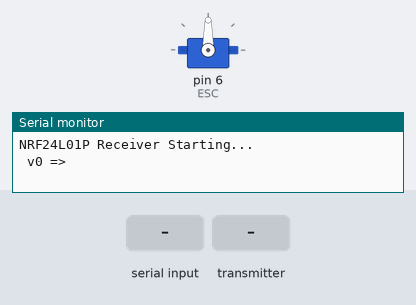
Recording of a sketch running on a simulated Arduino Uno, built with avr-gcc and run on an emulated ATmega328P. On the bench: servo, the last lines printed to the serial monitor. The test bench sets the inputs (shaded band). No radio packets arrive unless stated.

Above: at 0.9 s.
1.0 s: "90,45\n" received over Serial
At 2.0 s:
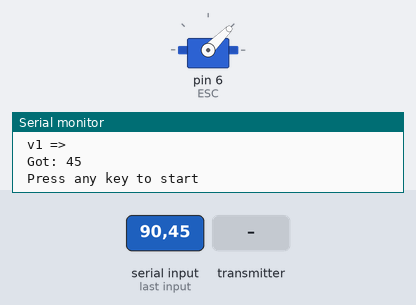
2.5 s: the transmitter starts sending i32_0 = 0
At 3.0 s:
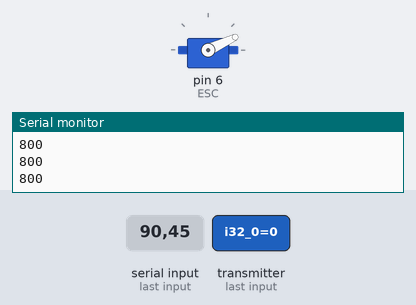
4.0 s: the transmitter starts sending j_ly = 0
At 5.2 s:
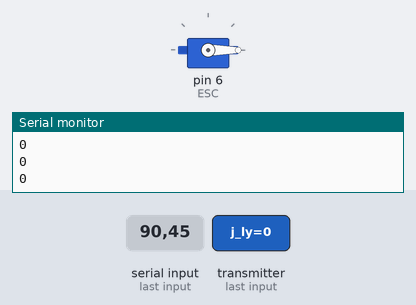
5.5 s: the transmitter starts sending j_ly = 256
At 6.4 s:
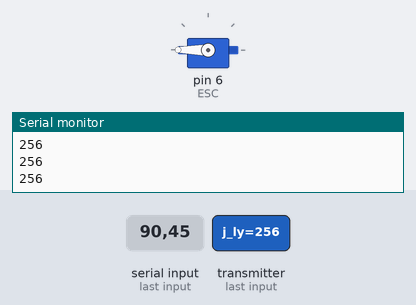
7.0 s: the transmitter starts sending j_ly = 512
At 7.5 s:
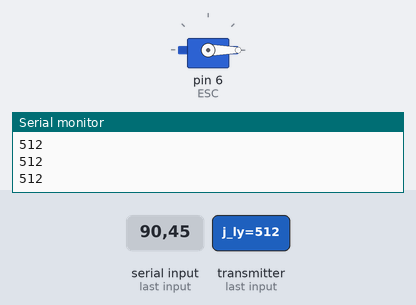
Timing chart, 0 to 9.5 s (numbered marks = the images above; inputs shaded):
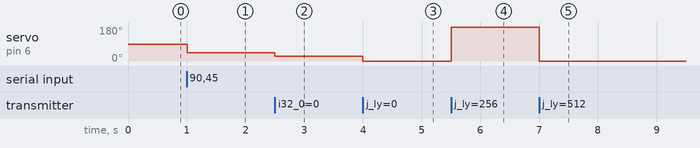

Measured:
- after the input at 1.0 s, servo on pin 6 (ESC): 90° → 45° at once
- after the input at 2.5 s, servo on pin 6 (ESC): 45° → 25° at once
- after the input at 4.0 s, servo on pin 6 (ESC): 25° → 0° at once
- after the input at 5.5 s, servo on pin 6 (ESC): 0° → 180° at once
- after the input at 7.0 s, servo on pin 6 (ESC): 180° → 0° at once

The sketch:

Receiver.ino
```cpp
// Load up the libraries
#include <SPI.h>
#include <RF24.h>
#include <nRF24L01.h>
#include <printf.h>
#include <Servo.h>

#include "Receiver.h"
// #include "ESC.h"

// define the pins
#define CE_PIN 9
#define CSN_PIN 10

// Create a Radio
RF24 radio(CE_PIN, CSN_PIN);

// The tx/rx address
const uint64_t pipe = 0xE8E8F0F0E1LL; // Define the transmit pipe
// const byte address[6] = "00001";
const byte address[5] = {'R','x','A','A','A'};

Data_Package data; //Create a variable with the above structure

Servo ESC;

unsigned long lastReceiveTime = 0;
unsigned long currentTime = 0;

uint8_t radioParamsInited = 0;

/*
  Check the reading and writing pipe addresses.
  First, the default is 0xE7E7E7E7E7 for pipe 0 (RX_ADDR_P0) and 0xC2C2C2C2C2 for pipe 1
  (RX_ADDR_P1), see the data sheet.
  Check that the transmitter (TX) address is the same as the
  receiver (RX) pipe address.
*/

int8_t _speed = 0;

// ESC myESC (6, 1000, 2000, 500);   // ESC_Name (ESC PIN, Minimum Value, Maximum Value, Arm Value)

int32_t getSerialVal( String req );

void setup(){

  Serial.begin(9600);
  printf_begin();
  // Start the serial
  pinMode(CE_PIN, OUTPUT);
  while (!Serial);
  Serial.println("NRF24L01P Receiver Starting...");

  /*
  // Start the radio, again set to min & slow as I'm guessing while testing theire really close to each other
  radio.begin();
  radio.setPALevel( RF24_PA_MIN ); // RF24_PA_MIN, RF24_PA_LOW, RF24_PA_HIGH, RF24_PA_MAX
  radio.setDataRate( RF24_250KBPS ); // RF24_250KBPS, RF24_1MBPS, RF24_2MBPS
  radio.setChannel( 110 );

  radio.setPayloadSize(sizeof(Data_Package));
  // radio.setCRCLength(RF24_CRC_16);

  radio.openWritingPipe(pipe);
  radio.openReadingPipe( 1, pipe  );
  radio.startListening();
  radio.printDetails();
  */

  radio.begin();
  // delay(2);
  radio.setChannel( 120 );
  // radio.openReadingPipe( 1, address );
  radio.setAutoAck( false );
  radio.setDataRate( RF24_250KBPS);
  radio.setPALevel( RF24_PA_HIGH );
  // radio.setCRCLength( RF24_CRC_8 );
  // radio.setPayloadSize(sizeof(Data_Package));

  // radio.openWritingPipe( address );
  radio.openReadingPipe( 1, address );

  radio.startListening(); //  Set the module as receiver
  delay( 2 );
  radio.printDetails();

  setInitialPacketData();


  ESC.attach( 6 );
  // ESC.write( 800 );


  uint32_t v0 = getSerialVal(" v0 => ");
  ESC.write( v0 );

  uint32_t v1 = getSerialVal(" v1 => ");
  ESC.write( v1 );


  getSerialVal(" Press any key to start");

}

void loop(){

    //return;

   // int32_t loopVal= getSerialVal(" loopVal ");
   // ESC.write( loopVal );
   // return;

  if( radio.available()) {
    radio.read(&data, sizeof(Data_Package));

    // Serial.println( data.j_ly );
    // Serial.println( data.i32_0 );
    ESC.write( data.j_ly );
    Serial.println( data.j_ly );

    // Adjust values =>
    // radioParamsInited = 1;

    // Serial.print( 210 ); Serial.print(",");
    // Serial.print( data.i32_0 ); Serial.print(",");
    // Serial.print( data.j_lx ); Serial.print(",");
    // Serial.print( data.j_ly ); Serial.print(",");
    // Serial.print( data.j_rx ); Serial.print(",");
    // Serial.print( data.j_ry ); Serial.print(",");
    // Serial.print( -210 ); Serial.print(",");
    // Serial.println();

  }


  // Serial.println( ++_speed );
  // ESC.write( _speed ); // SPEED

  // delay(50);
}

void setInitialPacketData(){

  data.i32_0 = 0;
  data.j_lx = 0;
  data.j_ly = 800;
  data.j_rx = 0;
  data.j_ry = 0;

}


int32_t getSerialVal( String req ){

  Serial.println( req);
  while( !Serial.available() );

  int32_t res = Serial.parseInt();
  Serial.print(" Got: "); Serial.println( res );
  return res;
}
```

Receiver.h
```cpp
#ifndef __RECEIVER_H__
#define __RECEIVER_H__

struct Data_Package {
  uint32_t i32_0;
  int16_t j_lx;
  int16_t j_ly;
  int16_t j_rx;
  int16_t j_ry;

};

#endif
```
